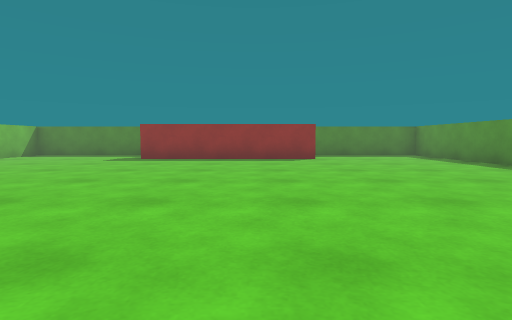
View 1 (above)

14 first-person views from a walk through a 3-D level made in the Unity game engine. The camera is 0.58 m above the floor, tilts 4° down and sees 80° across. The floor is counted in squares, 1 m on a side. Each view is taken from the middle of a square. On the plan, view 1 faces up. The plan holds only what a view shows up to about 9 squares ahead; the rest is blank. The player is left out.

View 2
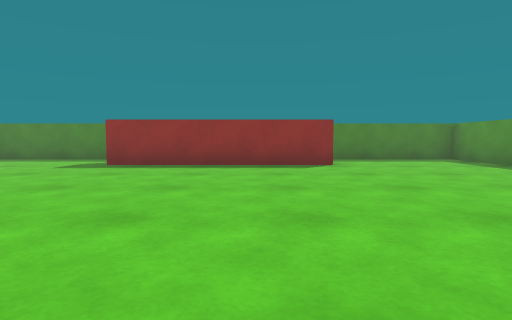

View 3
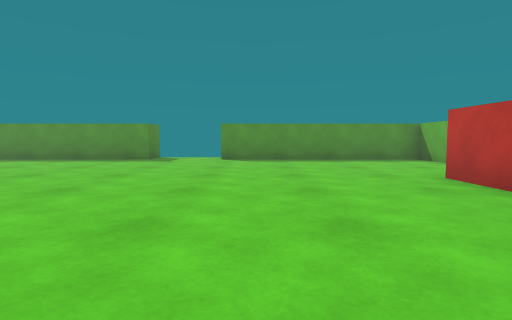

View 4
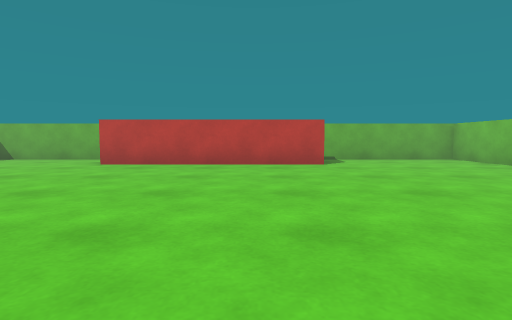

View 5
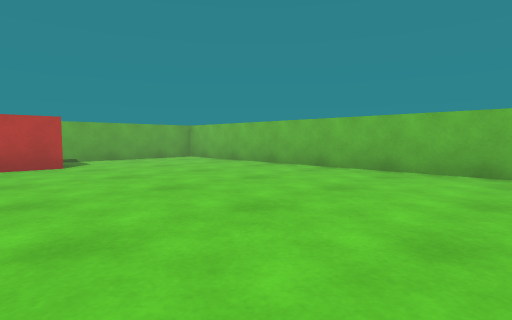

View 6
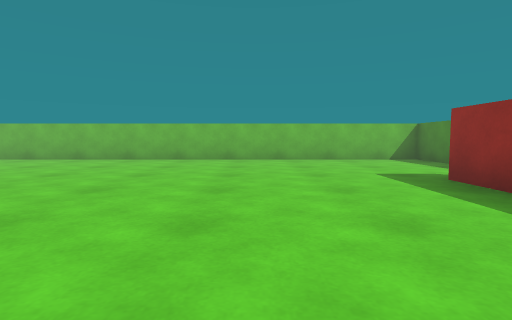

View 7
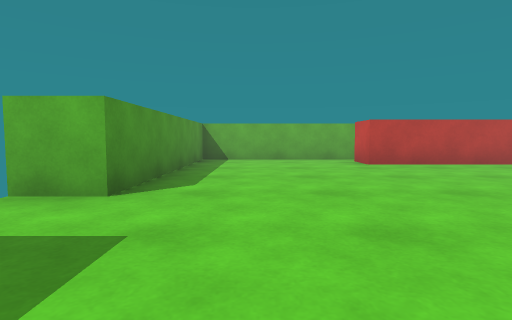

View 8
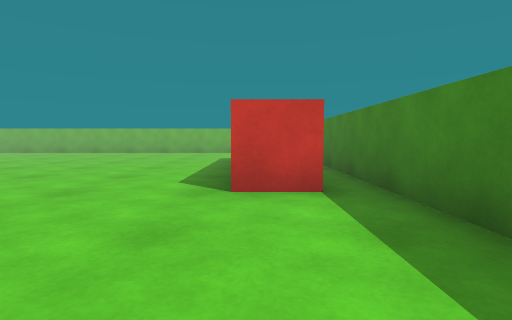

View 9
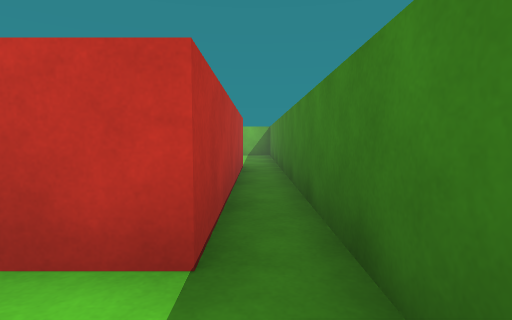

View 10
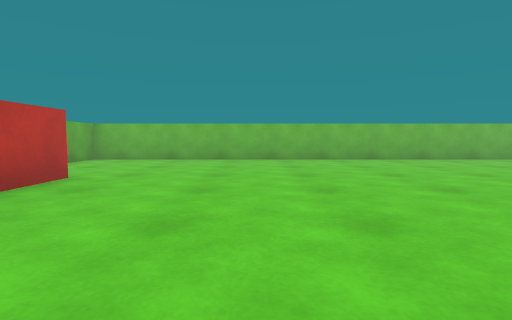

View 11
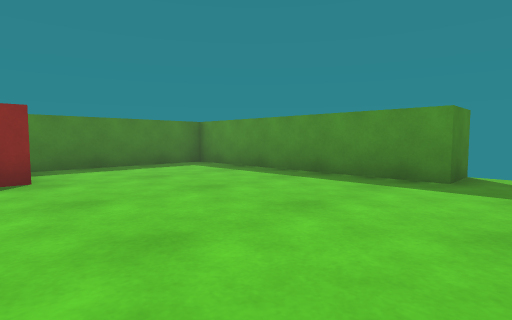

View 12
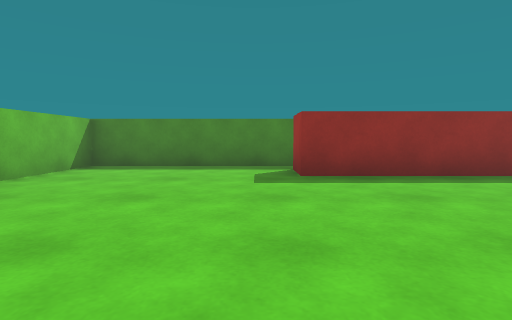

View 13
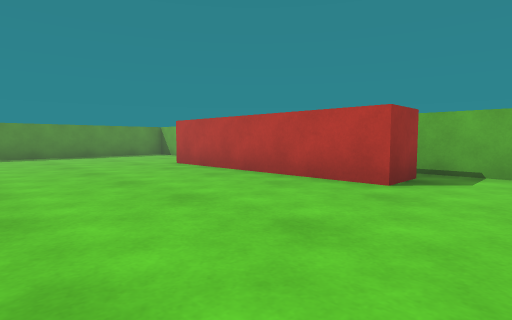

View 14
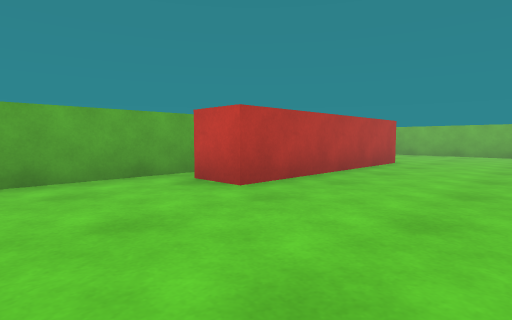

### Floor plan
Points are (right, up) in squares from view 1. A wall is a line through its corners. A room is listed if a view was taken in it or the views show most of it. See-through windows are left out.
Room 1 (views 1, 2, 3, 4, 5, 6, 7, 8, 9, 10, 11, 12, 13, 14)
walls: (-3, 9.7) (1.7, 9.7) (1.7, 8.7) (-3.3, 8.7) (-3.3, 9.6); (-3.5, -1.9) (-3.5, -0.8) (1.5, -0.8) (1.5, -1.9); (1, -2.5) (5.5, -2.5) (5.5, 3) (6.5, 3); (6.5, 5) (5.5, 5) (5.5, 10.5) (-7.5, 10.5) (-7.5, -2.5) (-3.2, -2.5)

Positions as (right, up) in squares from view 1, and headings:
1: (0, 0), facing up
2: (0, 2), facing up
3: (-3, 2), facing right
4: (-2, 6), facing down
5: (-2, 6), facing down-left
6: (1, 6), facing left
7: (4, 6), facing down
8: (5, 9), facing left
9: (3, 10), facing left
10: (1, 2), facing left
11: (1, 4), facing up-right
12: (-4, 4), facing up
13: (-5, 3), facing down-right
14: (4, 2), facing down-left
